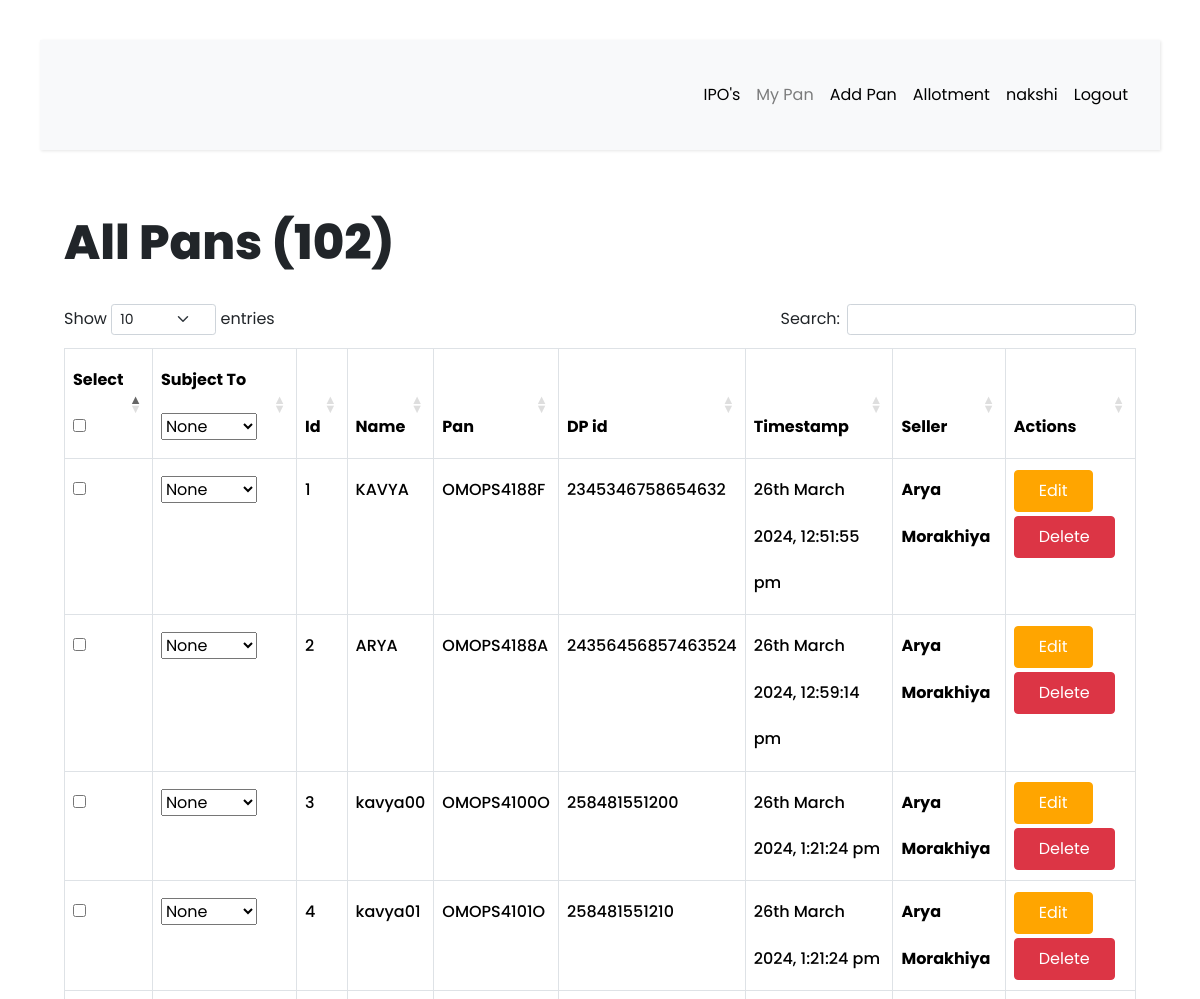
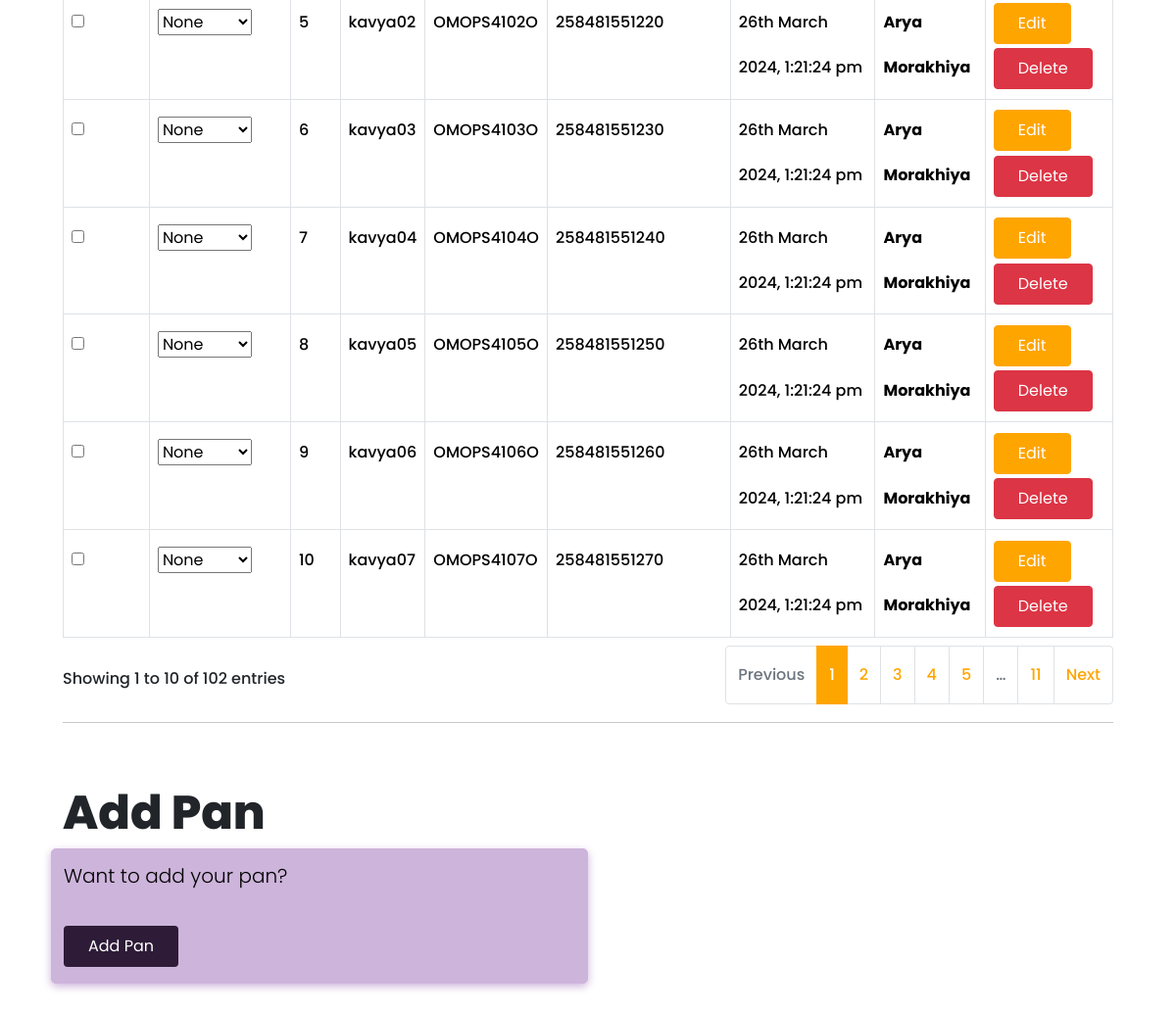
Screenshot of /all-pan (signed in) with the database file from the repository (2 pictures, top to bottom).
### app/models.py (models this page shows, shortened)
class User(db.Model, UserMixin):
    __tablename__ = "user"
    id = db.Column(db.Integer, primary_key=True)
    first_name = db.Column(db.String(64), index=True, default="First Name", nullable=False)
    last_name = db.Column(db.String(64), index=True, default="Last Name", nullable=False)
    username = db.Column(db.String(64), index=True, unique=True, nullable=False)
    email = db.Column(db.String(128), index=True, unique=True, nullable=False)
    password_hash = db.Column(db.String(128))
    confirm_password = db.Column(db.String(128))
    phone_number = db.Column(db.String(20), default="7016184560", nullable=False)
    verification_phone = db.Column(db.String(20))
    active = db.Column(db.Boolean, nullable=False, default=True)
    delete_account = db.Column(db.Boolean, default=False)
    registered_at = db.Column(db.DateTime, default=datetime.utcnow, nullable=False)
    emails = db.relationship("Email", backref="author", lazy="dynamic")
    type = db.Column(db.String(64))
    __mapper_args__ = {"polymorphic_identity": "user", "polymorphic_on": "type"}
    @property
    def is_active(self):
        return self.active

class Pan(db.Model):
    __tablename__ = "pan"
    id = db.Column(db.Integer, primary_key=True)
    name = db.Column(db.String(64), nullable=False)
    pan_number = db.Column(db.String(64), nullable=False, unique = True)
    dp_id = db.Column(db.String(64), nullable=False)
    timestamp = db.Column(db.DateTime, default=datetime.utcnow, nullable=False)
    seller_id = db.Column(db.Integer, db.ForeignKey("seller.id", ondelete="CASCADE"), nullable=False)
    seller = db.relationship("Seller", backref="pan", foreign_keys=[seller_id], passive_deletes=True)

### app/routes.py (the view)
@app.route("/all-pan")
@login_required
def all_pan():
    seller_id = None  # Delfault value, for cases other than "buyer" or "seller"
    if current_user.type == "seller":
        seller_id = current_user.id
    elif current_user.type == "buyer":
        seller_id = current_user.id
    if seller_id is not None:
        pans = Pan.query.filter_by(seller_id=seller_id).all()
        all_pans = len(pans)
        return render_template(
            "Pan/all_pans.html",
            title="All Pans",
            pans=pans,
            all_pans=all_pans,
        )
    elif current_user.type == "admin":
        pans = Pan.query.all()
        all_pans = len(pans)
        return render_template(
            "Pan/all_pans.html",
            title="All Pans",
            pans=pans,
            all_pans=all_pans,
        )
    else:
        return flash_message()

### app/models.py (called while the page is built)
@login.user_loader
def load_user(id):
    return User.query.get(int(id))

### app/templates/Pan/all_pans.html (shortened to what this page needs)
{% extends 'base.html' %}
{% block current_user_content %}
<div class="container-fluid content">
    <div class="row">
        <div class="col-md-12">
            <h1 class="mt-4 mb-4">{{ title }} ({{ all_pans }})</h1>
        </div>
    </div>
    <div class="row pans">
        <div class="col-sm-12 col-md-12 ">
            <div class="table-responsive">
                <table id="data" class="table table-hover table-bordered">
                    <thead>
                        <tr>
                            <th>Select <input type="checkbox" id="select-all"> </th>
                            <th>Subject To <select name="def" id="def">
                                    <option value="none" default="checked">None</option>
                                </select> </th>
                            <th>Id</th>
                            <th>Name</th>
                            <th>Pan</th>
                            <th>DP id</th>
                            {% if current_user.type == "admin" %}
                            <th>Timestamp</th>
                            <th>Seller</th>
                            {% endif %}
                            <th>Actions</th>
                        </tr>
                    </thead>
                    <tbody>
                        {% for pan in pans %}
                        <tr>
                            <td><input type="checkbox" name="ID"></td>
                            <td><select name="subject" id="sub">
                                    <option value="none" default="checked">None</option>
                                </select></td>
                                <td> {{pan.id}} </td>
                            <td>{{ pan.name }}</td>
                            <td>{{ pan.pan_number }}</td>
                            <td>{{ pan.dp_id }}</td>
                            {% if current_user.type == "admin" %}
                            <td>{{ moment(pan.timestamp).format('Do MMMM YYYY, h:mm:ss a') }}</td>
                            <th> {{ pan.seller.first_name.title() }} {{ pan.seller.last_name.title() }} </th>
                            {% endif %}
                            <td>
                                <a href="{{ url_for('edit_pan', id=pan.id) }}" class="btn btn-primary">Edit</a>
                                <a href="{{ url_for('delete_pan', id=pan.id) }}" class="btn btn-danger">Delete</a>
                            </td>
                        </tr>
                        {% endfor %}
                    </tbody>
                </table>
            </div>
        </div>
    </div>
    <hr>
    <br>
    <div class="row">
        <br>
        <h1>Add Pan</h1>
        <div class="col-md-6 success">
            <p style="color: black;">
                Want to add your pan? <br><br>
                <a class="btn" style="background-color: #2d1b37; color: white;" href=" {{ url_for('add_pan') }} ">
                    Add Pan
                </a>
            </p>
        </div>
    </div>
</div>
{% endblock %}

### app/templates/base.html (shortened to what this page needs)
<!DOCTYPE html>
<html>
<head>
  <link rel="stylesheet" href="https://cdnjs.cloudflare.com/ajax/libs/intl-tel-input/16.0.4/css/intlTelInput.css">
  <link rel="stylesheet" type="text/css" href="https://cdn.datatables.net/1.10.25/css/dataTables.bootstrap5.css">
  <link rel="stylesheet" href="../static/css/navbar.css">
  {% if current_user.is_authenticated %}
  <link rel="stylesheet" type="text/css" href="{{ url_for('static', filename='css/custom_current_user.css') }}"
    alt="52 Not available at this momoent">
  <link href="https://cdn.jsdelivr.net/npm/bootstrap@5.3.3/dist/css/bootstrap.min.css" rel="stylesheet"
>
  <link rel="stylesheet" href="../static/css/main.css">
  <link rel="stylesheet"
    href="https://cdnjs.cloudflare.com/ajax/libs/malihu-custom-scrollbar-plugin/3.1.5/jquery.mCustomScrollbar.min.css">
  {% endif %}
</head>
<body>
    {% if current_user.is_authenticated %}
    {% if current_user.is_active %}
    <div class="wrapper">
      <div id="content">
        <nav class="navbar navbar-expand-lg navbar-light bg-light">
          <div class="container-fluid">
            <div class="collapse navbar-collapse" id="navbarSupportedContent">
              <ul class="nav navbar-nav ms-auto">
                  <li class="nav-item">
                      <a class="nav-link {{ 'link_disabled' if request.endpoint == 'view_product' else '' }}" href="{{ url_for('view_product') }}" alt="459 Not available at this moment">IPO's</a>
                  </li>
                  <li class="nav-item">
                      <a class="nav-link {{ 'link_disabled' if request.endpoint == 'all_pan' else '' }}" href="{{ url_for('all_pan') }}" alt="459 Not available at this moment">My Pan</a>
                  </li>
                  <li class="nav-item">
                      <a class="nav-link {{ 'link_disabled' if request.endpoint == 'add_pan' else '' }}" href="{{ url_for('add_pan') }}" alt="459 Not available at this moment">Add Pan</a>
                  </li>
                  <li class="nav-item">
                      <a class="nav-link {{ 'link_disabled' if request.endpoint == 'checking_allotment' else '' }}" href="{{ url_for('checking_allotment') }}" alt="459 Not available at this moment">Allotment</a>
                  </li>
                  <li class="nav-item ">
                    <a class="nav-link {{ 'link_disabled' if request.endpoint == 'dashboard' else '' }}" href="{{ url_for('dashboard') }}" alt="459 Not available at this moment">{{ current_user.username }}</a>
                  </li>
                  <li class="nav-item">
                      <a class="nav-link {{ 'link_disabled' if request.endpoint == 'logout' else '' }}" href="{{ url_for('logout') }}" alt="459 Not available at this moment">Logout</a>
                  </li>
              </ul>
          </div>
          </div>
        </nav>
        {% block current_user_content %}
        {% endblock %}
      </div>
    </div>
    {% endif %}
    {% endif %}
</body>
</html>

### app/static/css/navbar.css (style rules this page uses)
:root { --default-primary: #90f188; --default-secondary: #0f1d07; --container-gutter: clamp(2.5rem, 2.6455026455vw, 3.325rem); --theme-primary: var(--default-primary); --theme-secondary: var(--default-secondary); }

### app/static/css/custom_current_user.css (style rules this page uses)
body { font-family: 'Poppins', sans-serif; background: #fafafa; }
p { font-family: 'Poppins', sans-serif; font-size: 1.1em; font-weight: 300; line-height: 1.7em; color: #7a488a; }
a, a:hover, a:focus { color: inherit; text-decoration: none; transition: all 0.3s; }
.navbar { padding: 15px 10px; background: #fff; border: none; border-radius: 0; margin-bottom: 40px; box-shadow: 1px 1px 3px #0000001a; }
.wrapper { display: flex; width: 100%; }
#content { width: calc(100%); padding: 40px; min-height: 100vh; transition: all 0.3s; position: absolute; top: 0; right: 0; }
@media screen and (min-width: 992px) and (max-width: 1200px) { p { padding-top: 10px; font-size: 15px; } }
@media screen and (min-width: 1200px) and (max-width: 1300px) { p { padding-top: 10px; font-size: 20px; } }
.success { border: 1px solid #cdb4db; background-color: #cdb4db; box-shadow: #cdb4db 0px 3px 8px; border-radius: 5px; }
.link_disabled { pointer-events: none; color: currentColor; cursor: not-allowed; opacity: 0.5; text-decoration: none; }
.btn { display: inline-block; font-weight: 400; line-height: 0.5; color: #575555; text-align: center; text-decoration: none; vertical-align: middle; cursor: pointer; -webkit-user-select: none; -moz-user-select: none; -ms-user-select: none; user-select: none; background-color: #c2c2c2; border: 1px solid transparent; padding: 0.8rem 0.8rem; font-size: 1.1em; border-radius: 0.25rem; transition: color 0.15s ease-in-out, background-color 0.15s ease-in-out, border-color 0.15s ease-in-out, box-shadow 0.15s ease-in-out; }

### rows the page displays
User: username "nakshi"
Pan: id "1", name "KAVYA", pan_number "OMOPS4188F", dp_id "2345346758654632", timestamp "26th March 2024, 12:51:55 pm", seller.first_name "Arya", seller.last_name "Morakhiya"
Pan: id "2", name "ARYA", pan_number "OMOPS4188A", dp_id "24356456857463524", timestamp "26th March 2024, 12:59:14 pm", seller.first_name "Arya", seller.last_name "Morakhiya"
Pan: id "3", name "kavya00", pan_number "OMOPS4100O", dp_id "258481551200", timestamp "26th March 2024, 1:21:24 pm", seller.first_name "Arya", seller.last_name "Morakhiya"
Pan: id "4", name "kavya01", pan_number "OMOPS4101O", dp_id "258481551210", timestamp "26th March 2024, 1:21:24 pm", seller.first_name "Arya", seller.last_name "Morakhiya"
Pan: id "5", name "kavya02", pan_number "OMOPS4102O", dp_id "258481551220", timestamp "26th March 2024, 1:21:24 pm", seller.first_name "Arya", seller.last_name "Morakhiya"
Pan: id "6", name "kavya03", pan_number "OMOPS4103O", dp_id "258481551230", timestamp "26th March 2024, 1:21:24 pm", seller.first_name "Arya", seller.last_name "Morakhiya"
Pan: id "7", name "kavya04", pan_number "OMOPS4104O", dp_id "258481551240", timestamp "26th March 2024, 1:21:24 pm", seller.first_name "Arya", seller.last_name "Morakhiya"
Pan: id "8", name "kavya05", pan_number "OMOPS4105O", dp_id "258481551250", timestamp "26th March 2024, 1:21:24 pm", seller.first_name "Arya", seller.last_name "Morakhiya"
Pan: id "9", name "kavya06", pan_number "OMOPS4106O", dp_id "258481551260", timestamp "26th March 2024, 1:21:24 pm", seller.first_name "Arya", seller.last_name "Morakhiya"
Pan: id "10", name "kavya07", pan_number "OMOPS4107O", dp_id "258481551270", timestamp "26th March 2024, 1:21:24 pm", seller.first_name "Arya", seller.last_name "Morakhiya"

### other values shown
{{ title }} "All Pans"
{{ all_pans }} "102"
